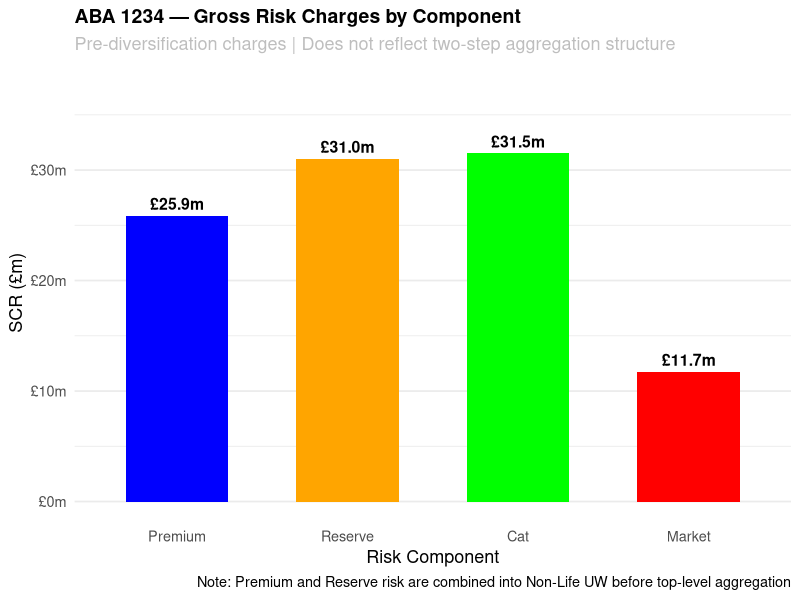
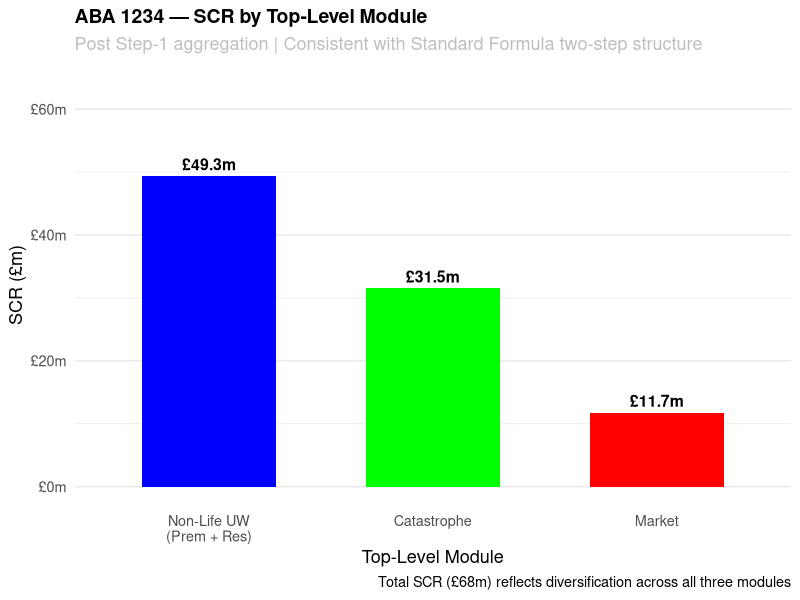
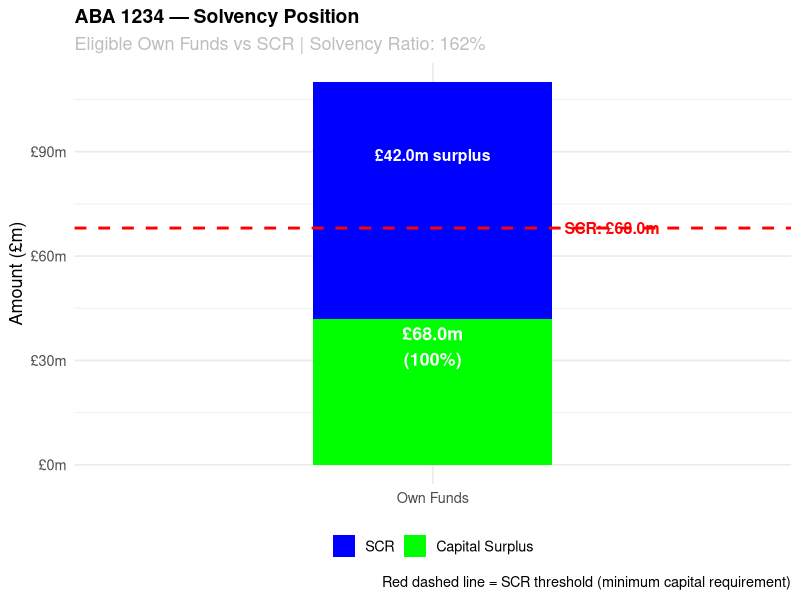
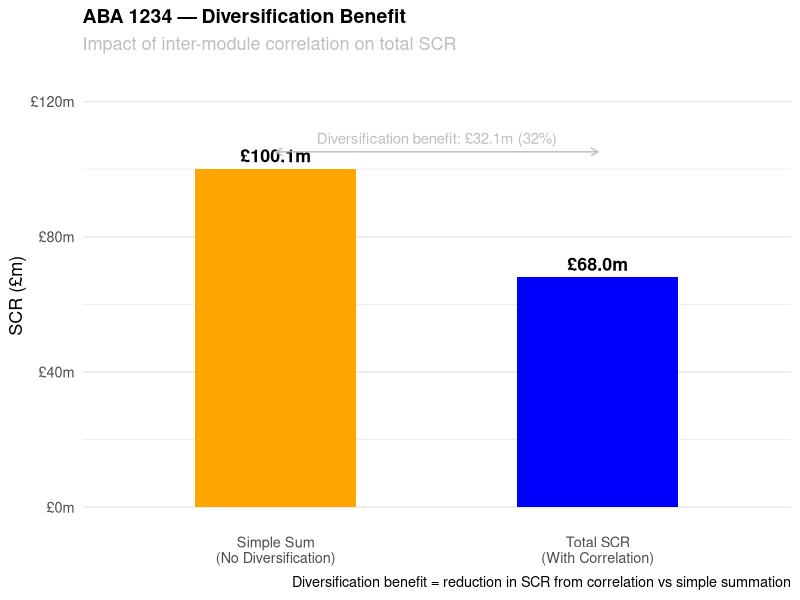

These figures' R source, in order:
# =============================================================================
# PROJECT:  Simplified Solvency II-Style Capital Model
#           Hypothetical Lloyd's Syndicate "ABA 1234"
#
# AUTHOR:   Imanga Lankathilaka
# DATE:     May 2026
# VERSION:  1.0
#
# PURPOSE:
#   To build a simple but structurally sound capital model for a
#   hypothetical Lloyd's syndicate, broadly consistent with the Solvency II
#   Standard Formula framework. The model quantifies the Solvency Capital
#   Requirement (SCR) across four key risk modules and aggregates them using
#   a correlation matrix to produce a total capital requirement.
#
# REGULATORY CONTEXT:
#   Under Solvency II (Directive 2009/138/EC), insurers must hold capital
#   equal to the 99.5th percentile Value-at-Risk (VaR) of basic own funds
#   over a one-year time horizon. The Standard Formula provides a prescribed
#   method for calculating the SCR by risk module, using:
#     - Stress factors applied to volumes (premium, reserve, cat, market)
#     - A prescribed correlation matrix to aggregate risk charges
#
#   This model is a simplified approximation of the Standard Formula.
#   It is illustrative only and should not be used for regulatory submissions.
#
# RISK MODULES COVERED:
#   1. Premium Risk    — Potential losses on unearned/future business
#   2. Reserve Risk    — Adverse development of IBNR reserves
#   3. Catastrophe Risk — 1-in-200 catastrophe loss estimate
#   4. Market Risk     — Simplified interest rate / asset value stress
#
# AGGREGATION:
#   Risk charges are combined using a Solvency II-style correlation matrix
#   via the standard quadratic formula:
#   SCR_total = sqrt(sum_i sum_j rho_ij * SCR_i * SCR_j)
#
# PACKAGES REQUIRED:
#   ggplot2   — Visualisation
#   dplyr     — Data manipulation
#   scales    — Axis formatting
#
# LIMITATIONS:
#   - Standard Formula simplifications applied throughout
#   - Cat risk uses a simplified RDS (Reference Damage Scenario) approach
#   - Operational risk not modelled (typically ~3% of BSCR in standard formula)
#   - No allowance for risk mitigation (reinsurance, diversification by LoB)
#   - One-year VaR basis assumed throughout; multi-year risks not considered
#   - Asset portfolio is simplified; credit and liquidity risk excluded
#
# PEER REVIEW STATUS: Draft — prepared for learning purposes, not peer reviewed
# =============================================================================


# -----------------------------------------------------------------------------
# 0. ENVIRONMENT SETUP
# -----------------------------------------------------------------------------

rm(list = ls())       # Clear workspace
set.seed(42)          # Reproducibility

# Install packages if not already present
# repos argument prevents interactive mirror selection prompt
required_packages <- c("ggplot2", "dplyr", "scales")
new_packages <- required_packages[!(required_packages %in%
                                      installed.packages()[, "Package"])]
if (length(new_packages) > 0) {
  install.packages(new_packages, repos = "https://cloud.r-project.org")
}

library(ggplot2)
library(dplyr)
library(scales)

if (!dir.exists("charts")) dir.create("charts")


# =============================================================================
# 1. SYNDICATE PROFILE — HYPOTHETICAL "ABA 1234"
# =============================================================================
# We define a small-to-mid-size Lloyd's syndicate writing predominantly
# Property and Casualty business. All figures in £millions.
#
# These inputs would come from the syndicate's business plan in practice.
# We keep the portfolio simple: two lines of business.
# =============================================================================

cat("  LLOYD'S SYNDICATE ABA 1234 — CAPITAL MODEL\n")
cat("  Solvency II Standard Formula (Simplified)\n")

# --- Syndicate Overview ---
syndicate_name  <- "ABA 1234"
reporting_year  <- 2026
currency        <- "GBP"

cat(sprintf("Syndicate   : %s\n", syndicate_name))
cat(sprintf("Report Year : %d\n", reporting_year))
cat(sprintf("Currency    : %s(£m)\n\n",currency))

# --- Lines of Business ---
# Property: short-tail, high cat exposure
# Casualty: longer tail, lower cat exposure
# Note: "Casualty" used here consistent with Lloyd's market convention
# In the broader UK GI market this class would typically be termed "Liability"
lob_names       <- c("Property", "Casualty")

# Gross Written Premium (GWP) by line (£m)
gwp             <- c(Property = 80, Casualty = 50)

# Net Earned Premium (NEP) — after reinsurance, ~75% of GWP (simplified)
# In practice this would reflect the actual reinsurance program
nep_ratio       <- 0.75
nep             <- gwp * nep_ratio

# Best estimate loss ratio by line (used in premium risk)
# Reflects actuarial best estimate of ultimate loss ratio
be_loss_ratio   <- c(Property = 0.60, Casualty = 0.65)
# Not used in base case SCR — this model uses NEP as volume measure
# Would be used in an extended model incorporating loss ratio risk explicitly

# Best estimate IBNR reserves by line (£m)
# Represents the net undiscounted best estimate of outstanding claims
be_reserves     <- c(Property = 45, Casualty = 75)

# Asset portfolio (simplified) (£m)
# Mostly bonds — typical for a Lloyd's syndicate

# Weighted average liability duration by line (years)
# Property: short-tail ~1 year average settlement
# Casualty: longer-tail ~4 year average settlement
# Weighted by reserves: (45 x 1 + 75 x 4) / 120 = 2.875 years
liability_duration <- (be_reserves["Property"] * 1 + be_reserves["Casualty"] * 4)/
                      sum(be_reserves)

# Then use it in BEL discounting
discount_rate <- 0.04
bel <- sum(be_reserves) / (1 + discount_rate)^liability_duration

risk_margin    <- bel * 0.08                # Risk margin ~8% of BEL (simplified)
premium_provs  <- sum(gwp) * 0.50 * nep_ratio  # Unearned premium (half year)
tech_provisions <- bel + risk_margin + premium_provs

# Simplified Own Funds (£m)
# Tier 1 capital: members' funds, retained earnings
# In practice, Own Funds = Assets - Technical Provisions (Solvency II basis)
own_funds_tier1 <- 95   # Tier 1 capital (highest quality)
own_funds_tier2 <- 15   # Tier 2 (e.g. subordinated debt, Letters of Credit)
total_own_funds <- own_funds_tier1 + own_funds_tier2

total_assets   <- tech_provisions + total_own_funds

#Asset allocation
bond_allocation <- 0.70  # 70% fixed income
equity_alloc    <- 0.10  # 10% equities
cash_alloc      <- 0.20  # 20% cash / money market

cat("--- SYNDICATE PORTFOLIO SUMMARY ---\n")
cat(sprintf("  GWP (Property)     : £%.0fm\n", gwp["Property"]))
cat(sprintf("  GWP (Casualty)     : £%.0fm\n", gwp["Casualty"]))
cat(sprintf("  Total GWP          : £%.0fm\n", sum(gwp)))
cat(sprintf("  Total NEP          : £%.0fm\n", sum(nep)))
cat(sprintf("  BE Reserves (Prop) : £%.0fm\n", be_reserves["Property"]))
cat(sprintf("  BE Reserves (Cas)  : £%.0fm\n", be_reserves["Casualty"]))
cat(sprintf("  Total BE Reserves  : £%.0fm\n", sum(be_reserves)))
cat(sprintf("  BEL (Discounted)   : £%.0fm\n", bel))
cat(sprintf("  Risk Margin        : £%.0fm\n", risk_margin))
cat(sprintf("  Premium Provisions : £%.0fm\n", premium_provs))
cat(sprintf("  Tech Provisions    : £%.0fm\n", tech_provisions))
cat(sprintf("  Total Assets       : £%.0fm\n\n", total_assets))

# =============================================================================
# 2. RISK MODULE 1 — PREMIUM RISK
# =============================================================================
# Premium risk is the risk of loss on business written or to be written
# during the next 12 months being worse than expected.
#
# Method: Volume-based stress approach (High-level approximation of the Standard Formula)
#   SCR_prem = NEP x sigma_prem x stress_factor
#
# Where:
#   NEP             = Net Earned Premium (volume measure)
#   sigma_prem      = Premium risk standard deviation (by line of business)
#   stress_factor   = 3; Simplified conservative 99.5% capital factor,
#                        allowing for skewness/lognormal-type loss behaviour 
#
# =============================================================================

cat("RISK MODULE 1: PREMIUM RISK\n")

# Standard deviation of premium risk by line (from EIOPA Standard Formula)
# These reflect the inherent volatility of each class of business
sigma_prem <- c(Property = 0.10,   # Property: moderate volatility
                Casualty = 0.13)   # Casualty: higher volatility, longer tail

stress_factor <- 3

# SCR for premium risk by line (£m)
# Note: Standard Formula uses a non-linear formula; we use a simplified
# linear stress for clarity and transparency at this level

scr_prem_vec <- nep * sigma_prem * stress_factor

# Aggregate premium risk SCR across lines using correlation
# Rows/Cols represent the lines of business written by this syndicate:
#   LoB 6 = Fire and other damage to property (Property)
#   LoB 4 = General liability (Casualty/Liability)
# Full 12x12 matrix prescribed by EIOPA — subset here to lines written only

eiopa_lob_corr <- matrix(
  c(1.00, 0.25,   # Property vs Property, Property vs Casualty
    0.25, 1.00),  # Casualty vs Property, Casualty vs Casualty
  nrow = 2,
  ncol = 2,
  dimnames = list(c("Property", "Casualty"),
                  c("Property", "Casualty"))
)

# Aggregate premium risk SCR using EIOPA prescribed LoB correlations
# Quadratic formula: SCR = sqrt( SCR^T x CorrMatrix x SCR )

scr_prem <- sqrt(as.numeric(
  t(scr_prem_vec) %*% eiopa_lob_corr %*% scr_prem_vec
))


cat(sprintf("  NEP (Property)          : £%.1fm\n", nep["Property"]))
cat(sprintf("  NEP (Casualty)          : £%.1fm\n", nep["Casualty"]))
cat(sprintf("  Sigma (Property)        : %.0f%%\n", sigma_prem["Property"] * 100))
cat(sprintf("  Sigma (Casualty)        : %.0f%%\n", sigma_prem["Casualty"] * 100))
cat(sprintf("  SCR Premium (Property)  : £%.1fm\n", scr_prem_vec["Property"]))
cat(sprintf("  SCR Premium (Casualty)  : £%.1fm\n", scr_prem_vec["Casualty"]))
cat("  EIOPA LoB Correlation Matrix:\n")
print(eiopa_lob_corr)
cat(sprintf("  SCR Premium Risk (Total): £%.1fm\n\n", scr_prem))

# =============================================================================
# 3. RISK MODULE 2 — RESERVE RISK
# =============================================================================
# Reserve risk is the risk that best estimate IBNR reserves are insufficient
# to cover the ultimate cost of claims already incurred.
#
# Method: Volume-based stress (Standard Formula approach)
#   SCR_res = BE_Reserves x sigma_res x stress_factor
#
# Where:
#   BE_Reserves     = Best estimate net IBNR reserves (volume measure)
#   sigma_res       = Reserve risk standard deviation by lin
#   stress_factor   = 3; Simplified conservative 99.5% capital factor,
#                        allowing for skewness/lognormal-type loss behaviour
#
# Key point: Reserve risk sigma tends to be lower than premium risk sigma
# for the same line, as reserves are already informed by claims experience.
# =============================================================================

cat("RISK MODULE 2: RESERVE RISK\n")

# Reserve risk standard deviations by line (EIOPA Standard Formula values)
sigma_res <- c(Property = 0.10,   # Property: well-developed triangles
               Casualty = 0.11)   # Casualty: more tail uncertainty



# SCR for reserve risk by line (£m)
scr_res_vec <- be_reserves * sigma_res * stress_factor

# Aggregate reserve risk SCR using same correlation structure as premium
scr_res <- sqrt(as.numeric(
  t(scr_res_vec) %*% eiopa_lob_corr %*% scr_res_vec
))

cat(sprintf("  BE Reserves (Property)  : £%.1fm\n", be_reserves["Property"]))
cat(sprintf("  BE Reserves (Casualty)  : £%.1fm\n", be_reserves["Casualty"]))
cat(sprintf("  Sigma (Property)        : %.0f%%\n", sigma_res["Property"] * 100))
cat(sprintf("  Sigma (Casualty)        : %.0f%%\n", sigma_res["Casualty"] * 100))
cat(sprintf("  SCR Reserve (Property)  : £%.1fm\n", scr_res_vec["Property"]))
cat(sprintf("  SCR Reserve (Casualty)  : £%.1fm\n", scr_res_vec["Casualty"]))
cat("  EIOPA LoB Correlation Matrix:\n")
print(eiopa_lob_corr)
cat(sprintf("  SCR Reserve Risk (Total): £%.1fm\n\n", scr_res))


# =============================================================================
# 4. RISK MODULE 3 — CATASTROPHE RISK
# =============================================================================
# Catastrophe risk is the risk of loss from a single large event or series
# of events — e.g. a major UK windstorm or US hurricane.
#
# Method: Reference Damage Scenario (RDS) approach
#   We define a 1-in-200 catastrophe scenario for each peril and take the
#   largest single event loss net of reinsurance as the cat SCR.
#
# This is a simplification of the Standard Formula Cat module, which uses
# prescribed scenarios or an internal cat model.
# In Lloyd's practice, syndicates typically use vendor cat models
# (RMS, AIR) to produce exceedance probability curves.
#
# Perils modelled:
#   - UK Windstorm (main nat cat peril for UK Property)
#   - US Hurricane (common Lloyd's cat exposure via open market)
# =============================================================================

cat("RISK MODULE 3: CATASTROPHE RISK\n")

# 1-in-200 gross loss scenarios by peril (£m)
# These are illustrative RDS losses — in practice from a cat model output
cat_scenarios_gross <- c(
  UK_Windstorm  = 60,    # Large UK winter storm event
  US_Hurricane  = 90     # Major Gulf of Mexico hurricane making landfall
)

# Reinsurance recovery rate per peril
# Property XL programme provides meaningful protection
ri_recovery_rate <- c(
  UK_Windstorm  = 0.60,   # 60% recovered under property cat XL
  US_Hurricane  = 0.65    # 65% recovered (higher limit purchased for US)
)

# Net cat loss per peril after reinsurance recovery
cat_scenarios_net <- cat_scenarios_gross * (1 - ri_recovery_rate)

# SCR cat = largest single net peril loss (conservative, simplified approach)
# Standard Formula would aggregate across perils using prescribed correlations
scr_cat <- max(cat_scenarios_net)
dominant_peril <- names(which.max(cat_scenarios_net))

cat(sprintf("  UK Windstorm (Gross)    : £%.1fm\n", cat_scenarios_gross["UK_Windstorm"]))
cat(sprintf("  UK Windstorm (Net RI)   : £%.1fm\n", cat_scenarios_net["UK_Windstorm"]))
cat(sprintf("  US Hurricane (Gross)    : £%.1fm\n", cat_scenarios_gross["US_Hurricane"]))
cat(sprintf("  US Hurricane (Net RI)   : £%.1fm\n", cat_scenarios_net["US_Hurricane"]))
cat(sprintf("  Dominant Peril          : %s\n", dominant_peril))
cat(sprintf("  SCR Catastrophe Risk    : £%.1fm\n\n", scr_cat))


# =============================================================================
# 5. RISK MODULE 4 — MARKET RISK (SIMPLIFIED)
# =============================================================================
# Market risk is the risk of loss from adverse movements in financial markets
# — interest rates, equity prices, credit spreads, currency, etc.
#
# Method: ALM Net Shock Approach (interest rate) + Prescribed Stress (equity)
#
# 5.1 Interest Rate Risk
#   Both upward and downward parallel shift shocks applied to the balance sheet
#   consistent with Solvency II Standard Formula interest rate sub-module.
#   The net impact is calculated on an ALM basis:
#     Rate UP   (+100bps): Bond prices fall, technical provisions decrease
#     Rate DOWN (-75bps) : Bond prices rise, technical provisions increase
#   SCR = max(net_loss_up, net_loss_down, 0)
#
#   Note: EIOPA prescribes term-structure shocks (different bps by maturity)
#   not a flat parallel shift. A parallel shock is used here as a simplification
#   — this understates risk for portfolios with significant long-duration
#   bond exposure. Liability duration of 2.875 years defined in Section 1
#   and referenced consistently here.
#
# 5.2 Equity Risk
#   39% stress applied to Type 1 equities (listed equities in EEA/OECD markets)
#   consistent with Solvency II Standard Formula equity sub-module.
#
# 5.3 Cash
#   No stress applied — assumed risk-free in this simplified model.
#
# Sub-modules aggregated by simple summation (conservative — no diversification
# benefit taken). Standard Formula prescribes a correlation matrix across
# market risk sub-modules which would reduce the total market risk SCR.
#
# Sub-modules NOT modelled (limitations):
#   - Spread risk        : Credit spread widening on bond portfolio
#   - Currency risk      : FX movements on non-GBP exposures
#   - Property risk      : Direct real estate holdings (none assumed)
#   - Concentration risk : Single counterparty exposure limits
# =============================================================================

cat("RISK MODULE 4: MARKET RISK (SIMPLIFIED)\n")

# Asset values by class (£m)
asset_bonds    <- total_assets * bond_allocation
asset_equity   <- total_assets * equity_alloc
asset_cash     <- total_assets * cash_alloc

# 5.1 Interest Rate risk module (ALM Net Shock Approach)

bond_duration        <- 3.0      # years (typical for short-duration insurer portfolio)
# liability_duration= 2.875 yrs, Weighted average duration of liabilities as per section 1

# Shocks defined (EIOPA currency-specific shocks are curve-dependent, parallel approximations used here)
rate_stress_up     <- 0.0100    # +100 basis points
rate_stress_down   <- 0.0075    # -75 basis points (prescribed for GBP/EUR at short durations)

# Convention: net_loss = loss on assets - gain on liabilities (or vice versa)
# Positive value = net loss to the syndicate

# Scenario A: Interest Rate UP Shock

# Bond stress: simplified duration-based interest rate stress
# Interest rate UP shock — decrease Bond price
bond_loss_up      <- asset_bonds * bond_duration * rate_stress_up 
tp_decrease_up    <- tech_provisions * liability_duration * rate_stress_up 
net_loss_up       <- bond_loss_up - tp_decrease_up


# Scenario B: Interest Rate DOWN Shock

bond_gain_down       <- asset_bonds * bond_duration * rate_stress_down
tp_increase_down     <- tech_provisions * liability_duration * rate_stress_down
net_loss_down        <- tp_increase_down - bond_gain_down


# SCR interest rate = worse of up and down shock, floored at zero
scr_interest <- max(net_loss_up, net_loss_down,0)
dominant_shock <- ifelse(net_loss_up >= net_loss_down, "Rate Up", "Rate Down")

# 5.2 Equity stress

# Standard Formula prescribes 39% stress for Type 1 equities
equity_stress_pct <- 0.39
equity_loss  <- asset_equity * equity_stress_pct

# 5.3 Cash
# Cash assumed risk-free in this simplified model
cash_loss    <- 0   

# Market risk SCR = sum of stressed losses (simplified, no diversification)
# In Standard Formula, sub-modules are correlated; we conservatively sum here
scr_market <- scr_interest + equity_loss + cash_loss

cat(sprintf("  Bond Portfolio Value    : £%.1fm (Duration: %.1f yrs)\n", asset_bonds, bond_duration))
cat(sprintf("  Net Technical Provisions: £%.1fm (Duration: %.1f yrs)\n", tech_provisions, liability_duration))
cat(sprintf("  Rate Up Net Loss        : £%.1fm\n", net_loss_up))
cat(sprintf("  Rate Down Net Loss      : £%.1fm\n", net_loss_down))
cat(sprintf("  Dominant Interest Shock : %s\n", dominant_shock))
cat(sprintf("  SCR Interest Rate (Net) : £%.1fm\n", scr_interest))
cat(sprintf("  Equity Portfolio Value  : £%.1fm (Stress: %.0f%%)\n", asset_equity, equity_stress_pct * 100))
cat(sprintf("  SCR Equity Risk         : £%.1fm\n", equity_loss))
cat(sprintf("  SCR Market Risk (Total) : £%.1fm\n\n", scr_market))


# =============================================================================
# 6. AGGREGATION — TOTAL SCR
# =============================================================================
# Two-step aggregation consistent with Solvency II Standard Formula structure
# (Delegated Regulation 2015/35, Annex IV)
#
# STEP 1: Premium + Reserve → Non-Life Underwriting Risk (rho = 0.50)
# STEP 2: Non-Life UW + Cat + Market → Total SCR (top-level corr matrix)
#
# LIMITATIONS:
#   Non-Life UW usually included Catastrophe Risk along with Lapse Risk
#   however is this model Catastrophe Risk is used in the top level.
#   Operational risk, counterparty default risk, and life/health risk
#   sub-modules not modelled — this model covers non-life underwriting
#   and market risk only.
# =============================================================================

cat("AGGREGATION: TOTAL SCR\n")
cat("  Standard Formula Two-Step Aggregation Structure\n")


# STEP 1: INNER AGGREGATION — Non-Life Premium & Reserve Risk

# Prescribed correlation of 0.50 between premium and reserve risk
# Source: Solvency II Delegated Regulation (EU) 2015/35, Annex IV
corr_prem_res   <- 0.50
scr_nl_prem_res <- sqrt(scr_prem^2 + scr_res^2 +
                          2 * corr_prem_res * scr_prem * scr_res)


# STEP 2: TOP-LEVEL AGGREGATION

scr_top_modules <- c(
  NonLife_UW  = as.numeric(scr_nl_prem_res),
  Catastrophe = as.numeric(scr_cat),
  Market      = as.numeric(scr_market)
)

n_top <- length(scr_top_modules)

# Top-level correlation matrix
# Non-Life UW vs Cat    = 0.25 
# Non-Life UW vs Market = 0.25 
# Cat vs Market         = 0.00 (catastrophe events not assumed to move markets)
corr_matrix_top <- matrix(
  c(1.00, 0.25, 0.25,
    0.25, 1.00, 0.00,
    0.25, 0.00, 1.00),
  nrow = n_top, ncol = n_top,
  dimnames = list(names(scr_top_modules), names(scr_top_modules))
)

cat("  Top-Level Regulatory Correlation Matrix:\n")
print(round(corr_matrix_top, 2))
cat("\n")

# Total SCR via quadratic aggregation formula
scr_total <- sqrt(as.numeric(
  t(scr_top_modules) %*% corr_matrix_top %*% scr_top_modules
))

# Simple sum across all four base risks — for diversification comparison
scr_sum_no_div  <- sum(scr_prem, scr_res, scr_cat, scr_market)
div_benefit     <- scr_sum_no_div - scr_total
div_benefit_pct <- (div_benefit / scr_sum_no_div) * 100

# -------------------------------------------------------------
# OUTPUT
# -------------------------------------------------------------
cat(sprintf("  SCR Premium Risk        : £%.1fm\n", scr_prem))
cat(sprintf("  SCR Reserve Risk        : £%.1fm\n", scr_res))
cat(sprintf("  [Non-Life UW Sub-Total] : £%.1fm\n", scr_nl_prem_res))
cat(sprintf("  SCR Catastrophe Risk    : £%.1fm\n", scr_cat))
cat(sprintf("  SCR Market Risk         : £%.1fm\n", scr_market))
cat("  ---------------------------------------\n")
cat(sprintf("  Sum (no diversification): £%.1fm\n", scr_sum_no_div))
cat(sprintf("  Diversification Benefit : £%.1fm (%.1f%%)\n",
            div_benefit, div_benefit_pct))
cat(sprintf("  TOTAL SCR               : £%.1fm\n\n", scr_total))

# =============================================================================
# 7. OWN FUNDS & SOLVENCY POSITION
# =============================================================================
# The Solvency Capital Requirement alone is insufficient — we also need to
# assess the syndicate's available capital (Own Funds) to determine whether
# it is adequately capitalised.
#
# Solvency Ratio = Eligible Own Funds / SCR
# A ratio > 100% means the syndicate meets its capital requirement.
# Lloyd's syndicates are typically capitalised well above 100% (Funds at Lloyd's)
# =============================================================================

cat("SOLVENCY POSITION\n")


# Solvency ratio
solvency_ratio  <- (total_own_funds / scr_total) * 100

# Capital surplus / deficit
capital_surplus <- total_own_funds - scr_total

cat(sprintf("  Tier 1 Own Funds        : £%.1fm\n", own_funds_tier1))
cat(sprintf("  Tier 2 Own Funds        : £%.1fm\n", own_funds_tier2))
cat(sprintf("  Total Own Funds         : £%.1fm\n", total_own_funds))
cat(sprintf("  Total SCR               : £%.1fm\n", scr_total))
cat(sprintf("  Capital Surplus         : £%.1fm\n", capital_surplus))
cat(sprintf("  Solvency Ratio          : %.0f%%\n\n", solvency_ratio))

if (solvency_ratio >= 130) {
  cat("  STATUS: Well capitalised (Solvency Ratio > 130%)\n\n")
} else if (solvency_ratio >= 100) {
  cat("  STATUS: Adequately capitalised (Solvency Ratio 100-130%)\n\n")
} else {
  cat("  STATUS: WARNING — Solvency Ratio below 100%. Capital action required.\n\n")
}


# =============================================================================
# 8. VISUALISATION
# =============================================================================
# Three charts:
#   (a) SCR waterfall by risk module
#   (b) Solvency position (own funds vs SCR)
#   (c) Diversification benefit illustration
# =============================================================================
# --- 8a. Gross Risk Charges by Component (Pre-Diversification) ---
# Shows where risk originates before any aggregation
# Four individual module charges — useful for understanding risk drivers

scr_df <- data.frame(
  Module = c("Premium", "Reserve", "Cat", "Market"),
  SCR    = c(scr_prem, scr_res, scr_cat, scr_market)
)
scr_df$Module <- factor(scr_df$Module, levels = scr_df$Module)

p1a <- ggplot(scr_df, aes(x = Module, y = SCR, fill = Module)) +
  geom_bar(stat = "identity", width = 0.6) +
  geom_text(aes(label = sprintf("£%.1fm", SCR)),
            vjust = -0.5, size = 4, fontface = "bold") +
  scale_fill_manual(values = c(
    Premium  = "blue",
    Reserve  = "orange",
    Cat      = "green",
    Market   = "red"
  )) +
  scale_y_continuous(
    labels = label_comma(prefix = "£", suffix = "m"),
    limits = c(0, max(scr_prem, scr_res, scr_cat, scr_market) * 1.2)
  ) +
  labs(
    title    = sprintf("%s — Gross Risk Charges by Component", syndicate_name),
    subtitle = "Pre-diversification charges | Does not reflect two-step aggregation structure",
    x        = "Risk Component",
    y        = "SCR (£m)",
    caption  = "Note: Premium and Reserve risk are combined into Non-Life UW before top-level aggregation"
  ) +
  theme_minimal(base_size = 13) +
  theme(
    plot.title         = element_text(face = "bold", size = 14),
    plot.subtitle      = element_text(colour = "grey"),
    legend.position    = "none",
    panel.grid.major.x = element_blank()
  )

print(p1a)

ggsave("charts/01a_gross_risk_charges.png", plot = p1a,
       width = 10, height = 6, dpi = 150)

# --- 8b. Aggregated SCR by Top-Level Module (Standard Formula Structure) ---
# Shows the three top-level modules after Step 1 inner aggregation
# Consistent with the two-step Standard Formula aggregation in Section 6

scr_top_df <- data.frame(
  Module = c("Non-Life UW\n(Prem + Res)", "Catastrophe", "Market"),
  SCR    = c(scr_nl_prem_res, scr_cat, scr_market)
)
scr_top_df$Module <- factor(scr_top_df$Module, levels = scr_top_df$Module)

p1b <- ggplot(scr_top_df, aes(x = Module, y = SCR, fill = Module)) +
  geom_bar(stat = "identity", width = 0.6) +
  geom_text(aes(label = sprintf("£%.1fm", SCR)),
            vjust = -0.5, size = 4, fontface = "bold") +
  # Add total SCR reference line
  geom_hline(yintercept = scr_total, linetype = "dashed",
             colour = "grey", linewidth = 0.8) +
  annotate("text",
           x     = 3.4,
           y     = scr_total,
           label = sprintf("Total SCR\n£%.1fm", scr_total),
           size  = 3.5, colour = "grey", hjust = 0) +
  scale_fill_manual(values = c(
    "Non-Life UW\n(Prem + Res)" = "blue",
    "Catastrophe"               = "green",
    "Market"                    = "red"
  )) +
  scale_y_continuous(
    labels = label_comma(prefix = "£", suffix = "m"),
    limits = c(0, max(scr_nl_prem_res, scr_cat, scr_market) * 1.3)
  ) +
  labs(
    title    = sprintf("%s — SCR by Top-Level Module", syndicate_name),
    subtitle = "Post Step-1 aggregation | Consistent with Standard Formula two-step structure",
    x        = "Top-Level Module",
    y        = "SCR (£m)",
    caption  = paste0("Total SCR (£", round(scr_total, 1),
                      "m) reflects diversification across all three modules")
  ) +
  theme_minimal(base_size = 13) +
  theme(
    plot.title         = element_text(face = "bold", size = 14),
    plot.subtitle      = element_text(colour = "grey"),
    legend.position    = "none",
    panel.grid.major.x = element_blank()
  )

print(p1b)

ggsave("charts/01b_top_level_modules.png", plot = p1b,
       width = 10, height = 6, dpi = 150)

# --- 8b. Solvency Position (Own Funds vs SCR) ---

solvency_df <- data.frame(
  Category = factor(c("SCR", "Capital Surplus"),
                    levels = c("SCR", "Capital Surplus")),
  Amount   = c(scr_total, capital_surplus)
)

p2 <- ggplot(solvency_df, aes(x = "Own Funds", y = Amount, fill = Category)) +
  geom_bar(stat = "identity", width = 0.4) +
  geom_hline(yintercept = scr_total, linetype = "dashed",
             colour = "red", linewidth = 1) +
  annotate("text", x = 1.3, y = scr_total,
           label = sprintf("SCR: £%.1fm", scr_total),
           colour = "red", size = 4, fontface = "bold") +
  annotate("text", x = 1, y = scr_total / 2,
           label = sprintf("£%.1fm\n(%.0f%%)", scr_total, 100),
           colour = "white", size = 4.5, fontface = "bold") +
  annotate("text", x = 1, y = scr_total + capital_surplus / 2,
           label = sprintf("£%.1fm surplus", capital_surplus),
           colour = "white", size = 4, fontface = "bold") +
  scale_fill_manual(values = c("SCR" = "blue",
                               "Capital Surplus" = "green")) +
  scale_y_continuous(labels = label_comma(prefix = "£", suffix = "m")) +
  labs(
    title    = sprintf("%s — Solvency Position", syndicate_name),
    subtitle = sprintf("Eligible Own Funds vs SCR | Solvency Ratio: %.0f%%",
                       solvency_ratio),
    x        = NULL,
    y        = "Amount (£m)",
    fill     = NULL,
    caption  = "Red dashed line = SCR threshold (minimum capital requirement)"
  ) +
  theme_minimal(base_size = 13) +
  theme(
    plot.title    = element_text(face = "bold", size = 14),
    plot.subtitle = element_text(colour = "grey"),
    legend.position = "bottom"
  )

print(p2)

ggsave("charts/02_solvency_position.png", plot = p2,
       width = 8, height = 7, dpi = 150)

# --- 8c. Diversification Benefit Illustration ---

div_df <- data.frame(
  Scenario = factor(c("Simple Sum\n(No Diversification)", "Total SCR\n(With Correlation)"),
                    levels = c("Simple Sum\n(No Diversification)", "Total SCR\n(With Correlation)")),
  Amount   = c(scr_sum_no_div, scr_total)
)

p3 <- ggplot(div_df, aes(x = Scenario, y = Amount, fill = Scenario)) +
  geom_bar(stat = "identity", width = 0.5) +
  geom_text(aes(label = sprintf("£%.1fm", Amount)),
            vjust = -0.5, size = 4.5, fontface = "bold") +
  annotate("segment",
           x = 1, xend = 2,
           y = scr_sum_no_div * 1.05, yend = scr_sum_no_div * 1.05,
           arrow = arrow(ends = "both", length = unit(0.2, "cm")),
           colour = "grey") +
  annotate("text", x = 1.5, y = scr_sum_no_div * 1.09,
           label = sprintf("Diversification benefit: £%.1fm (%.0f%%)",
                           div_benefit, div_benefit_pct),
           size = 3.8, colour = "grey") +
  scale_fill_manual(values = c(
    "Simple Sum\n(No Diversification)" = "orange",
    "Total SCR\n(With Correlation)"    = "blue"
  )) +
  scale_y_continuous(labels = label_comma(prefix = "£", suffix = "m"),
                     limits = c(0, scr_sum_no_div * 1.25)) +
  labs(
    title    = sprintf("%s — Diversification Benefit", syndicate_name),
    subtitle = "Impact of inter-module correlation on total SCR",
    x        = NULL,
    y        = "SCR (£m)",
    caption  = "Diversification benefit = reduction in SCR from correlation vs simple summation"
  ) +
  theme_minimal(base_size = 13) +
  theme(
    plot.title      = element_text(face = "bold", size = 14),
    plot.subtitle   = element_text(colour = "grey"),
    legend.position = "none",
    panel.grid.major.x = element_blank()
  )

print(p3)

ggsave("charts/03_diversification_benefit.png", plot = p3,
       width = 10, height = 6, dpi = 150)

cat("=================================================================\n")
cat("END OF SCRIPT\n")
cat("=================================================================\n")
